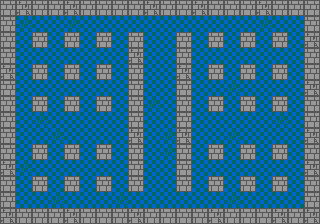

Below is a game level as drawn by its tile map, then a one-line description and the .tmx file that defines it, in full:
An orthogonal 20x14 tile map with 16x16 px tiles, 1 tile layer (Terrain).

<map version="1.9" tiledversion="1.9.0" orientation="orthogonal" renderorder="right-down" width="20" height="14" tilewidth="16" tileheight="16" infinite="0" nextlayerid="2" nextobjectid="1">
 <tileset firstgid="1" source="world1.tsx" />
 <layer id="1" name="Terrain" width="20" height="14">
  <data encoding="csv">
2,4,2,2,4,2,2,2,2,4,2,2,4,2,2,2,4,2,2,2,
2,3,1,1,3,1,1,1,1,1,1,1,1,1,1,1,3,1,1,2,
2,1,2,1,2,1,2,1,2,1,1,2,1,2,1,2,1,2,1,4,
2,1,1,1,1,1,1,1,4,1,1,2,1,1,1,1,1,1,1,2,
4,1,2,1,2,1,2,1,2,1,1,4,1,2,1,2,1,2,1,2,
2,1,1,1,1,1,1,1,2,1,1,2,1,1,3,1,1,1,1,4,
2,1,2,1,2,1,2,1,2,3,1,2,1,2,1,2,1,2,1,2,
2,1,3,1,1,1,1,1,2,1,1,2,1,1,1,1,1,3,1,2,
2,1,1,3,1,1,1,1,4,1,3,4,1,1,3,1,1,1,1,4,
2,1,2,1,2,1,2,1,2,1,3,2,1,2,1,2,1,2,1,2,
4,3,1,1,1,1,1,1,2,1,1,2,1,1,1,1,1,1,1,4,
2,1,2,1,2,1,2,1,2,1,1,2,1,2,1,2,1,2,1,2,
2,1,1,3,1,1,1,3,1,1,1,1,1,1,3,1,1,1,1,2,
4,2,2,2,4,2,2,2,4,2,2,2,2,4,2,2,2,4,2,4
</data>
 </layer>
</map>